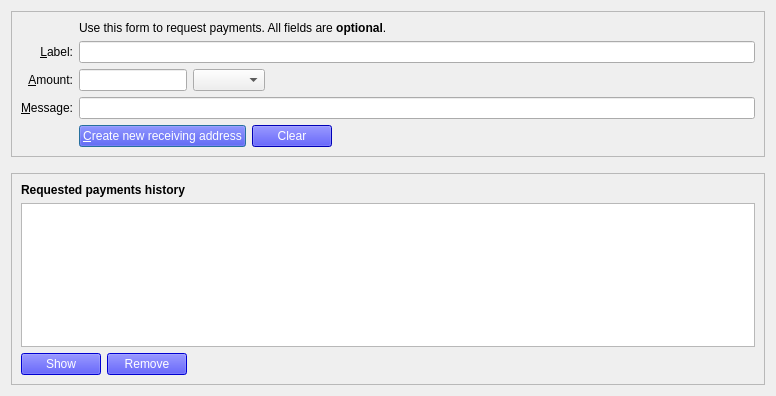
<?xml version="1.0" encoding="UTF-8"?>
<ui version="4.0">
 <class>ReceiveCoinsDialog</class>
 <widget class="QDialog" name="ReceiveCoinsDialog">
  <property name="geometry">
   <rect>
    <x>0</x>
    <y>0</y>
    <width>776</width>
    <height>396</height>
   </rect>
  </property>
  <layout class="QVBoxLayout" name="verticalLayout" stretch="0,0,1">
   <item>
    <widget class="QFrame" name="frame2">
     <property name="sizePolicy">
      <sizepolicy hsizetype="Preferred" vsizetype="Expanding">
       <horstretch>0</horstretch>
       <verstretch>0</verstretch>
      </sizepolicy>
     </property>
     <property name="frameShape">
      <enum>QFrame::StyledPanel</enum>
     </property>
     <property name="frameShadow">
      <enum>QFrame::Sunken</enum>
     </property>
     <layout class="QVBoxLayout" name="verticalLayout_3">
      <item>
       <layout class="QGridLayout" name="gridLayout">
        <item row="5" column="0">
         <widget class="QLabel" name="label">
          <property name="toolTip">
           <string>An optional amount to request. Leave this empty or zero to not request a specific amount.</string>
          </property>
          <property name="text">
           <string>&amp;Amount:</string>
          </property>
          <property name="alignment">
           <set>Qt::AlignRight|Qt::AlignTrailing|Qt::AlignVCenter</set>
          </property>
          <property name="buddy">
           <cstring>reqAmount</cstring>
          </property>
         </widget>
        </item>
        <item row="6" column="0">
         <widget class="QLabel" name="label_3">
          <property name="toolTip">
           <string>An optional message to attach to the payment request, which will be displayed when the request is opened. Note: The message will not be sent with the payment over the bitpulse network.</string>
          </property>
          <property name="text">
           <string>&amp;Message:</string>
          </property>
          <property name="alignment">
           <set>Qt::AlignRight|Qt::AlignTrailing|Qt::AlignVCenter</set>
          </property>
          <property name="buddy">
           <cstring>reqMessage</cstring>
          </property>
         </widget>
        </item>
        <item row="4" column="2">
         <widget class="QLineEdit" name="reqLabel">
          <property name="toolTip">
           <string>An optional label to associate with the new receiving address (used by you to identify an invoice).  It is also attached to the payment request.</string>
          </property>
         </widget>
        </item>
        <item row="2" column="2">
         <widget class="QLabel" name="label_5">
          <property name="text">
           <string>Use this form to request payments. All fields are &lt;b&gt;optional&lt;/b&gt;.</string>
          </property>
         </widget>
        </item>
        <item row="4" column="0">
         <widget class="QLabel" name="label_2">
          <property name="toolTip">
           <string>An optional label to associate with the new receiving address.</string>
          </property>
          <property name="text">
           <string>&amp;Label:</string>
          </property>
          <property name="alignment">
           <set>Qt::AlignRight|Qt::AlignTrailing|Qt::AlignVCenter</set>
          </property>
          <property name="buddy">
           <cstring>reqLabel</cstring>
          </property>
         </widget>
        </item>
        <item row="6" column="2">
         <widget class="QLineEdit" name="reqMessage">
          <property name="toolTip">
           <string>An optional message that is attached to the payment request and may be displayed to the sender.</string>
          </property>
         </widget>
        </item>
        <item row="7" column="2">
         <layout class="QHBoxLayout" name="horizontalLayout">
          <item>
           <widget class="QPushButton" name="receiveButton">
            <property name="styleSheet">
             <string notr="true">QPushButton { background-color: blue; color: white; }</string>
            </property>
            <property name="minimumSize">
             <size>
              <width>150</width>
              <height>0</height>
             </size>
            </property>
            <property name="text">
             <string>&amp;Create new receiving address</string>
            </property>
            <property name="icon">
             <iconset resource="../bitpulse.qrc">
              <normaloff>:/icons/receiving_addresses</normaloff>:/icons/receiving_addresses</iconset>
            </property>
            <property name="autoDefault">
             <bool>false</bool>
            </property>
            <property name="default">
             <bool>true</bool>
            </property>
           </widget>
          </item>
          <item>
           <widget class="QPushButton" name="clearButton">
            <property name="styleSheet">
             <string notr="true">QPushButton { background-color: blue; color: white; }</string>
            </property>
            <property name="sizePolicy">
             <sizepolicy hsizetype="Minimum" vsizetype="Fixed">
              <horstretch>0</horstretch>
              <verstretch>0</verstretch>
             </sizepolicy>
            </property>
            <property name="toolTip">
             <string>Clear all fields of the form.</string>
            </property>
            <property name="text">
             <string>Clear</string>
            </property>
            <property name="icon">
             <iconset resource="../bitpulse.qrc">
              <normaloff>:/icons/remove</normaloff>:/icons/remove</iconset>
            </property>
            <property name="autoDefault">
             <bool>false</bool>
            </property>
           </widget>
          </item>
          <item>
           <spacer name="horizontalSpacer">
            <property name="orientation">
             <enum>Qt::Horizontal</enum>
            </property>
            <property name="sizeHint" stdset="0">
             <size>
              <width>40</width>
              <height>20</height>
             </size>
            </property>
           </spacer>
          </item>
         </layout>
        </item>
        <item row="7" column="0">
         <widget class="QLabel" name="label_7">
          <property name="text">
           <string/>
          </property>
         </widget>
        </item>
        <item row="5" column="2">
         <layout class="QHBoxLayout" name="horizontalLayout_6">
          <item>
           <widget class="bitpulseAmountField" name="reqAmount">
            <property name="sizePolicy">
             <sizepolicy hsizetype="Fixed" vsizetype="Fixed">
              <horstretch>0</horstretch>
              <verstretch>0</verstretch>
             </sizepolicy>
            </property>
            <property name="minimumSize">
             <size>
              <width>80</width>
              <height>0</height>
             </size>
            </property>
            <property name="maximumSize">
             <size>
              <width>1000</width>
              <height>100</height>
             </size>
            </property>
            <property name="toolTip">
             <string>An optional amount to request. Leave this empty or zero to not request a specific amount.</string>
            </property>
           </widget>
          </item>
          <item>
           <widget class="QComboBox" name="addressType">
            <property name="sizePolicy">
             <sizepolicy hsizetype="Fixed" vsizetype="Fixed">
              <horstretch>0</horstretch>
              <verstretch>0</verstretch>
             </sizepolicy>
            </property>
            <property name="maximumSize">
             <size>
              <width>1000</width>
              <height>16777215</height>
             </size>
            </property>
            <property name="focusPolicy">
             <enum>Qt::StrongFocus</enum>
            </property>
           </widget>
          </item>
          <item>
           <spacer name="horizontalSpacer_3">
            <property name="orientation">
             <enum>Qt::Horizontal</enum>
            </property>
            <property name="sizeHint" stdset="0">
             <size>
              <width>0</width>
              <height>0</height>
             </size>
            </property>
           </spacer>
          </item>
         </layout>
        </item>
       </layout>
      </item>
     </layout>
    </widget>
   </item>
   <item>
    <spacer name="verticalSpacer_2">
     <property name="orientation">
      <enum>Qt::Vertical</enum>
     </property>
     <property name="sizeHint" stdset="0">
      <size>
       <width>20</width>
       <height>10</height>
      </size>
     </property>
    </spacer>
   </item>
   <item>
    <widget class="QFrame" name="frame">
     <property name="sizePolicy">
      <sizepolicy hsizetype="Preferred" vsizetype="Expanding">
       <horstretch>0</horstretch>
       <verstretch>0</verstretch>
      </sizepolicy>
     </property>
     <property name="frameShape">
      <enum>QFrame::StyledPanel</enum>
     </property>
     <property name="frameShadow">
      <enum>QFrame::Raised</enum>
     </property>
     <layout class="QVBoxLayout" name="verticalLayout_2">
      <item>
       <widget class="QLabel" name="label_6">
        <property name="font">
         <font>
          <weight>75</weight>
          <bold>true</bold>
         </font>
        </property>
        <property name="text">
         <string>Requested payments history</string>
        </property>
       </widget>
      </item>
      <item>
       <widget class="QTableView" name="recentRequestsView">
        <property name="contextMenuPolicy">
         <enum>Qt::CustomContextMenu</enum>
        </property>
        <property name="tabKeyNavigation">
         <bool>false</bool>
        </property>
        <property name="sortingEnabled">
         <bool>true</bool>
        </property>
       </widget>
      </item>
      <item>
       <layout class="QHBoxLayout" name="horizontalLayout_2">
        <item>
         <widget class="QPushButton" name="showRequestButton">
          <property name="styleSheet">
             <string notr="true">QPushButton { background-color: blue; color: white; }</string>
            </property>
          <property name="enabled">
           <bool>false</bool>
          </property>
          <property name="toolTip">
           <string>Show the selected request (does the same as double clicking an entry)</string>
          </property>
          <property name="text">
           <string>Show</string>
          </property>
          <property name="icon">
           <iconset resource="../bitpulse.qrc">
            <normaloff>:/icons/eye</normaloff>:/icons/eye</iconset>
          </property>
          <property name="autoDefault">
           <bool>false</bool>
          </property>
         </widget>
        </item>
        <item>
         <widget class="QPushButton" name="removeRequestButton">
           <property name="styleSheet">
             <string notr="true">QPushButton { background-color: blue; color: white; }</string>
            </property>
          <property name="enabled">
           <bool>false</bool>
          </property>
          <property name="toolTip">
           <string>Remove the selected entries from the list</string>
          </property>
          <property name="text">
           <string>Remove</string>
          </property>
          <property name="icon">
           <iconset resource="../bitpulse.qrc">
            <normaloff>:/icons/remove</normaloff>:/icons/remove</iconset>
          </property>
          <property name="autoDefault">
           <bool>false</bool>
          </property>
         </widget>
        </item>
        <item>
         <spacer name="horizontalSpacer_2">
          <property name="orientation">
           <enum>Qt::Horizontal</enum>
          </property>
          <property name="sizeHint" stdset="0">
           <size>
            <width>40</width>
            <height>20</height>
           </size>
          </property>
         </spacer>
        </item>
       </layout>
      </item>
     </layout>
    </widget>
   </item>
  </layout>
 </widget>
 <customwidgets>
  <customwidget>
   <class>bitpulseAmountField</class>
   <extends>QLineEdit</extends>
   <header>qt/bitpulseamountfield.h</header>
   <container>1</container>
  </customwidget>
 </customwidgets>
 <tabstops>
  <tabstop>reqLabel</tabstop>
  <tabstop>reqAmount</tabstop>
  <tabstop>addressType</tabstop>
  <tabstop>reqMessage</tabstop>
  <tabstop>receiveButton</tabstop>
  <tabstop>clearButton</tabstop>
  <tabstop>recentRequestsView</tabstop>
  <tabstop>showRequestButton</tabstop>
  <tabstop>removeRequestButton</tabstop>
 </tabstops>
 <resources>
  <include location="../bitpulse.qrc"/>
 </resources>
 <connections/>
</ui>
